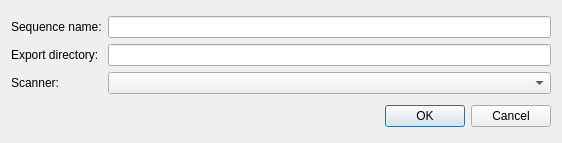
<ui version="4.0" >
 <class>ExportToScannerDlg</class>
 <widget class="QDialog" name="ExportToScannerDlg" >
  <property name="geometry" >
   <rect>
    <x>0</x>
    <y>0</y>
    <width>562</width>
    <height>143</height>
   </rect>
  </property>
  <property name="windowTitle" >
   <string>Export to Scanner</string>
  </property>
  <layout class="QVBoxLayout" name="verticalLayout" >
   <item>
    <layout class="QGridLayout" name="gridLayout" >
     <item row="0" column="0" >
      <widget class="QLabel" name="label" >
       <property name="text" >
        <string>Sequence name:</string>
       </property>
      </widget>
     </item>
     <item row="0" column="1" >
      <widget class="QLineEdit" name="sequence_name" />
     </item>
     <item row="1" column="0" >
      <widget class="QLabel" name="label_2" >
       <property name="text" >
        <string>Export directory:</string>
       </property>
      </widget>
     </item>
     <item row="1" column="1" >
      <widget class="QLineEdit" name="export_directory" />
     </item>
     <item row="2" column="0" >
      <widget class="QLabel" name="label_3" >
       <property name="text" >
        <string>Scanner:</string>
       </property>
      </widget>
     </item>
     <item row="2" column="1" >
      <widget class="QComboBox" name="scanner" />
     </item>
    </layout>
   </item>
   <item>
    <widget class="QDialogButtonBox" name="buttonBox" >
     <property name="orientation" >
      <enum>Qt::Horizontal</enum>
     </property>
     <property name="standardButtons" >
      <set>QDialogButtonBox::Cancel|QDialogButtonBox::Ok</set>
     </property>
    </widget>
   </item>
  </layout>
 </widget>
 <resources/>
 <connections>
  <connection>
   <sender>buttonBox</sender>
   <signal>accepted()</signal>
   <receiver>ExportToScannerDlg</receiver>
   <slot>accept()</slot>
   <hints>
    <hint type="sourcelabel" >
     <x>248</x>
     <y>254</y>
    </hint>
    <hint type="destinationlabel" >
     <x>157</x>
     <y>274</y>
    </hint>
   </hints>
  </connection>
  <connection>
   <sender>buttonBox</sender>
   <signal>rejected()</signal>
   <receiver>ExportToScannerDlg</receiver>
   <slot>reject()</slot>
   <hints>
    <hint type="sourcelabel" >
     <x>316</x>
     <y>260</y>
    </hint>
    <hint type="destinationlabel" >
     <x>286</x>
     <y>274</y>
    </hint>
   </hints>
  </connection>
 </connections>
</ui>
